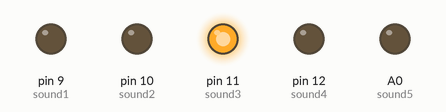
Recording of a sketch running on a simulated Arduino Uno, built with avr-gcc and run on an emulated ATmega328P. Parts: output pins drawn as LEDs (lit = HIGH). Random numbers use the default seed unless the sketch sets one.

Above: at 0.1 s.
At 8.1 s:
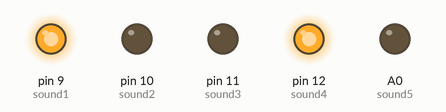
At 16.1 s:
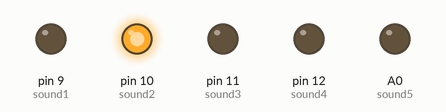
At 36.1 s:
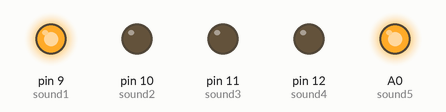
Timing chart, 0 to 37.6 s (numbered marks = the images above):
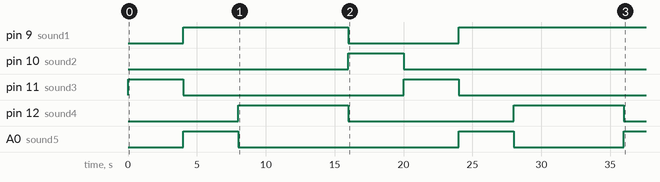

Measured:
- by itself, pin 9 (sound1): LOW → HIGH at 4.0 s, → LOW 12.0 s later, → HIGH 8.0 s later
- by itself, pin 10 (sound2): LOW → HIGH at 16.0 s, → LOW 4.0 s later
- by itself, pin 11 (sound3): alternates HIGH for 4.0 s and LOW for 16.0 s
- by itself, pin 12 (sound4): alternates HIGH for 8.0 s and LOW for 12.0 s
- by itself, A0 (sound5): goes HIGH 4.0 s, LOW 16.0 s, HIGH 4.0 s, LOW 8.0 s, then HIGH

The sketch:

Multitune.ino
```cpp
//Multitune

const int sound1 = 9;
const int sound2 = 10;
const int sound3 = 11;
const int sound4 = 12;
const int sound5 = A0;
int counter = 1;

void setup() {
  //Declare which variables are outputs or inputs
  pinMode(sound1,OUTPUT);
  pinMode(sound2,OUTPUT);
  pinMode(sound3,OUTPUT);
  pinMode(sound4,OUTPUT);
  pinMode(sound5,OUTPUT);
}

void loop() {

      counter = random(1,6);
      //Assign the counter vairable to a random number from 1 to 5

      if (counter == 1){
      digitalWrite(sound1,LOW);
      digitalWrite(sound2,HIGH);
      digitalWrite(sound3,LOW);
      digitalWrite(sound4,LOW);
      digitalWrite(sound5,LOW);

      }if (counter == 2){
      digitalWrite(sound1,HIGH);
      digitalWrite(sound2,LOW);
      digitalWrite(sound3,LOW);
      digitalWrite(sound4,LOW);
      digitalWrite(sound5,LOW);

      }if (counter == 3){
      digitalWrite(sound1,LOW);
      digitalWrite(sound2,LOW);
      digitalWrite(sound3,HIGH);
      digitalWrite(sound4,LOW);
      digitalWrite(sound5,LOW);

      }if (counter == 4){
      digitalWrite(sound1,HIGH);
      digitalWrite(sound2,LOW);
      digitalWrite(sound3,LOW);
      digitalWrite(sound4,HIGH);
      digitalWrite(sound5,LOW);

      }if (counter == 5){
      digitalWrite(sound1,HIGH);
      digitalWrite(sound2,LOW);
      digitalWrite(sound3,LOW);
      digitalWrite(sound4,LOW);
      digitalWrite(sound5,HIGH);
      }
        delay(4000);
}
```
